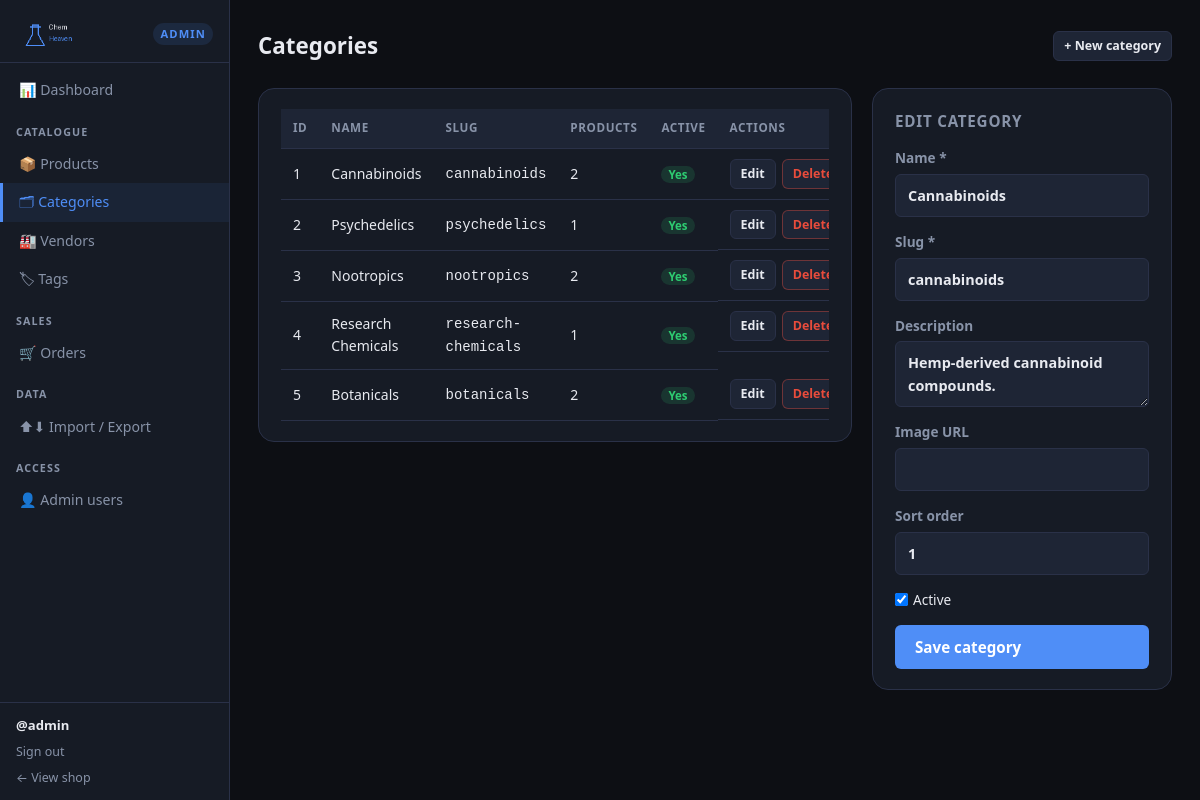
Page /admin/categories.php?edit=1 (signed in) on the committed database.
### tables this page shows
CREATE TABLE IF NOT EXISTS categories (
    id          INT UNSIGNED AUTO_INCREMENT PRIMARY KEY,
    uuid        CHAR(36)     NOT NULL UNIQUE,
    name        VARCHAR(100) NOT NULL,
    slug        VARCHAR(100) NOT NULL UNIQUE,
    description TEXT,
    image_url   VARCHAR(500),
    sort_order  INT          NOT NULL DEFAULT 0,
    is_active   TINYINT(1)   NOT NULL DEFAULT 1,
    created_at  TIMESTAMP    DEFAULT CURRENT_TIMESTAMP
);

### includes/functions.php (called while the page is built, shortened)
<?php
function h(mixed $value): string
{
    return htmlspecialchars((string) $value, ENT_QUOTES | ENT_SUBSTITUTE, 'UTF-8');
}

### public/admin/categories.php (the view, shortened to what this page needs)
<?php
require_once __DIR__ . '/../../includes/functions.php';
$db    = db();
$cats = $db->query(
    'SELECT c.*, COUNT(p.id) AS product_count
     FROM categories c
     LEFT JOIN products p ON p.category_id = c.id
     GROUP BY c.id ORDER BY c.sort_order ASC, c.name ASC'
)->fetchAll();
$editCat = null;
$editId  = filter_input(INPUT_GET, 'edit', FILTER_VALIDATE_INT);
if ($editId) {
    $s = $db->prepare('SELECT * FROM categories WHERE id = :id LIMIT 1');
    $s->execute([':id' => $editId]);
    $editCat = $s->fetch();
}
require __DIR__ . '/../../includes/admin-header.php';
?>
<div class="admin-page-header">
    <h1>Categories</h1>
    <a href="/admin/categories.php" class="btn-secondary btn-sm">+ New category</a>
</div>
<div class="admin-form-grid">
    <div class="admin-form-main">
        <div class="admin-card">
            <div class="table-wrap">
                <table class="admin-table">
                    <thead><tr><th>ID</th><th>Name</th><th>Slug</th><th>Products</th><th>Active</th><th>Actions</th></tr></thead>
                    <tbody>
                    <?php foreach ($cats as $c): ?>
                        <tr>
                            <td><?= $c['id'] ?></td>
                            <td><?= h($c['name']) ?></td>
                            <td><code><?= h($c['slug']) ?></code></td>
                            <td><?= $c['product_count'] ?></td>
                            <td><?= $c['is_active'] ? '<span class="badge-active">Yes</span>' : '<span class="badge-inactive">No</span>' ?></td>
                            <td class="actions-cell">
                                <a href="/admin/categories.php?edit=<?= $c['id'] ?>" class="btn-sm">Edit</a>
                                <form method="post" action="/admin/categories.php" style="display:inline">
                                    <button type="submit" class="btn-sm btn-danger" onclick="return confirm('Delete category?')">Delete</button>
                                </form>
                            </td>
                        </tr>
                    <?php endforeach; ?>
                    </tbody>
                </table>
            </div>
        </div>
    </div>
    <div class="admin-form-sidebar">
        <div class="admin-card">
            <h2><?= $editCat ? 'Edit category' : 'New category' ?></h2>
            <form method="post" action="/admin/categories.php" class="admin-form">
                <label>Name * <input type="text" name="name" value="<?= h($editCat['name'] ?? '') ?>" required maxlength="100"></label>
                <label>Slug * <input type="text" name="slug" value="<?= h($editCat['slug'] ?? '') ?>" required maxlength="100" pattern="[a-z0-9\-]+"></label>
                <label>Description <textarea name="description" rows="2"><?= h($editCat['description'] ?? '') ?></textarea></label>
                <label>Image URL <input type="url" name="image_url" value="<?= h($editCat['image_url'] ?? '') ?>" maxlength="500"></label>
                <label>Sort order <input type="number" name="sort_order" value="<?= (int)($editCat['sort_order'] ?? 0) ?>" min="0"></label>
                <label class="label-inline"><input type="checkbox" name="is_active" value="1"<?= ($editCat['is_active'] ?? 1) ? ' checked' : '' ?>> Active</label>
                <button type="submit" class="btn-primary">Save category</button>
            </form>
        </div>
    </div>
</div>
<?php require __DIR__ . '/../../includes/admin-footer.php'; ?>

### public/assets/style.css (style rules this page uses)
:root { --color-bg: #0d0f14; --color-surface: #161b25; --color-surface-2: #1e2535; --color-border: #2a3148; --color-accent: #4f8ef7; --color-accent-h: #3a72d8; --color-success: #2ecc71; --color-danger: #e74c3c; --color-warning: #f39c12; --color-text: #e8eaf0; --color-text-muted: #8893a8; --color-badge: #f59e0b; --radius-sm: 6px; --radius-md: 10px; --radius-lg: 16px; --font-sans: system-ui, -apple-system, "Segoe UI", Roboto, Helvetica, Arial, sans-serif; --font-mono: ui-monospace, "Cascadia Code", "Fira Mono", monospace; --shadow-card: 0 4px 24px rgba(0,0,0,.45); --transition: 0.18s ease; }
*, *::before, *::after { box-sizing: border-box; margin: 0; padding: 0; }
html { font-size: 16px; scroll-behavior: smooth; }
body { font-family: var(--font-sans); background: var(--color-bg); color: var(--color-text); line-height: 1.6; min-height: 100vh; display: flex; flex-direction: column; }
a { color: var(--color-accent); text-decoration: none; }
button, input, select, textarea { font: inherit; color: inherit; }
.btn-primary { display: inline-flex; align-items: center; gap: 6px; background: var(--color-accent); color: #fff; border: none; border-radius: var(--radius-sm); padding: 10px 20px; font-size: .95rem; font-weight: 600; cursor: pointer; transition: background var(--transition); text-decoration: none; }
.btn-secondary { display: inline-flex; align-items: center; gap: 6px; background: transparent; color: var(--color-text-muted); border: 1px solid var(--color-border); border-radius: var(--radius-sm); padding: 9px 18px; font-size: .9rem; cursor: pointer; transition: border-color var(--transition), color var(--transition); }

### public/assets/admin.css (style rules this page uses)
.admin-body { background: var(--color-bg); }
.admin-page-header { display: flex; align-items: center; justify-content: space-between; margin-bottom: 24px; gap: 16px; flex-wrap: wrap; }
.admin-page-header h1 { font-size: 1.4rem; font-weight: 700; }
.admin-card { background: var(--color-surface); border: 1px solid var(--color-border); border-radius: var(--radius-lg); padding: 20px 22px; margin-bottom: 20px; }
.admin-card h2 { font-size: .95rem; font-weight: 700; color: var(--color-text-muted); text-transform: uppercase; letter-spacing: .05em; margin-bottom: 14px; }
.table-wrap { overflow-x: auto; }
.admin-table { width: 100%; border-collapse: collapse; font-size: .875rem; }
.admin-table th, .admin-table td { padding: 10px 12px; border-bottom: 1px solid var(--color-border); text-align: left; vertical-align: middle; }
.admin-table thead th { font-size: .73rem; text-transform: uppercase; letter-spacing: .05em; color: var(--color-text-muted); background: var(--color-surface-2); white-space: nowrap; }
.actions-cell { white-space: nowrap; display: flex; gap: 6px; align-items: center; }
.btn-sm { display: inline-flex; align-items: center; padding: 4px 10px; border-radius: var(--radius-sm); font-size: .78rem; font-weight: 600; cursor: pointer; background: var(--color-surface-2); border: 1px solid var(--color-border); color: var(--color-text); text-decoration: none; transition: all var(--transition); }
.btn-danger { color: var(--color-danger) !important; border-color: rgba(231,76,60,.4) !important; }
.admin-form { display: flex; flex-direction: column; gap: 14px; }
.admin-form label { display: flex; flex-direction: column; gap: 5px; font-size: .85rem; font-weight: 600; color: var(--color-text-muted); }
.admin-form input[type="text"], .admin-form input[type="url"], .admin-form input[type="email"], .admin-form input[type="number"], .admin-form input[type="password"], .admin-form input[type="search"], .admin-form textarea, .admin-form select { background: var(--color-surface-2); border: 1px solid var(--color-border); border-radius: var(--radius-sm); padding: 9px 12px; color: var(--color-text); outline: none; transition: border-color var(--transition); font-size: .9rem; width: 100%; }
.label-inline { flex-direction: row !important; align-items: center; gap: 8px; font-weight: 500 !important; color: var(--color-text) !important; }
.admin-form-grid { display: grid; grid-template-columns: 1fr 300px; gap: 20px; align-items: start; }
.admin-form-main { min-width: 0; }
.admin-form-sidebar { min-width: 0; }
.badge-active { background: rgba(46,204,113,.15); color: var(--color-success); padding: 1px 7px; border-radius: 999px; font-size: .72rem; font-weight: 700; }

### rows in the picture
categories: id "1", name "Cannabinoids", slug "cannabinoids", product_count "2", shows "Yes", description "Hemp-derived cannabinoid compounds.", sort_order "1", is_active "☑"
categories: id "2", name "Psychedelics", slug "psychedelics", product_count "1", is_active "Yes"
categories: id "3", name "Nootropics", slug "nootropics", product_count "2", is_active "Yes"
categories: id "4", name "Research Chemicals", slug "research-chemicals", product_count "1", is_active "Yes"
categories: id "5", name "Botanicals", slug "botanicals", product_count "2", is_active "Yes"

### other values in the picture
$adminUser['username'] "admin"
